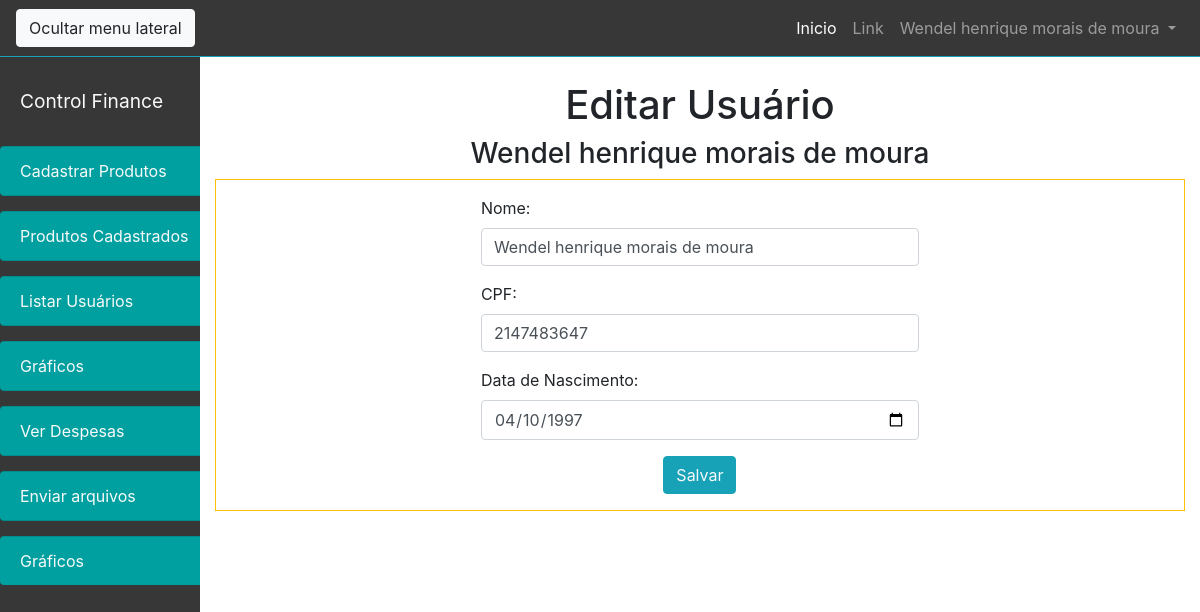
Screenshot of /view/editar_usuario.php?cod_usuario=7 (signed in) with the database file from the repository.
### tables this page shows
CREATE TABLE `usuario` (
  `cod_usuario` int(11) NOT NULL,
  `nivel` varchar(100) NOT NULL,
  `telefone` int(11) NOT NULL,
  `nome` varchar(100) NOT NULL,
  `data_nasc` date NOT NULL,
  `email` varchar(100) NOT NULL,
  `cpf` int(30) NOT NULL,
  `senha` varchar(100) NOT NULL,
  `genero` varchar(100) NOT NULL,
  `imagem` varchar(200) NOT NULL
);

### view/editar_usuario.php (the view, shortened to what this page needs)
<?php
include("../php/config.php");
$cod_usuario = $_GET["cod_usuario"];
$busca_usuario = "select * from usuario where cod_usuario = $cod_usuario";
$busca_usuario = mysqli_query($conectou, $busca_usuario);
$busca_usuario = mysqli_fetch_array($busca_usuario);
$logado = $_SESSION['email'];
$query = "select nome from usuario where email = '$logado' ";
$consulta = mysqli_query($conectou,$query);
$valor =  mysqli_fetch_array($consulta);
$usuario1 = $valor['nome'];
?>
<!DOCTYPE html>
<html lang="pt-br">
<head>
    <link href="../css/bootstrap.min.css" rel="stylesheet">
    <link href="../css/simple-sidebar.css" rel="stylesheet">
    <?php  include "../view/Nav_bar.php"; ?>
</head>
<body >
<div class="d-flex" id="wrapper" >
    <?php  include "../view/side_bar.php"; ?>
        <div class="container-fluid ">
            <h1 class="mt-4 text-center">Editar Usuário</h1>
            <div class="col">
                <h3 class="text-center"><?php echo $busca_usuario['nome']; ?></h3>
            </div>
            <div class="dados border border-warning p-3">
                <div class="row">
                    <div class="col-12 ">
                        <form action="salvar_edicao" method="post">
                            <div class="col-md-6 offset-md-3">
                                <div class="form-group ">
                                    <label for="nome">Nome:</label>
                                    <input type="text" class="form-control" name="nome" value="<?php echo $busca_usuario['nome']; ?>">
                                </div>
                            </div>
                            <div class="col-md-6 offset-md-3">
                                <div class="form-group">
                                    <label for="cpf">CPF:</label>
                                    <input type="text" class="form-control" name="cpf" value="<?php echo $busca_usuario['cpf']; ?>" >
                                </div>
                            </div>
                            <div class="col-md-6 offset-md-3">
                                <div class="form-group">
                                    <label for="data">Data de Nascimento:</label>
                                    <input type="date" class="form-control" name="data" value="<?php echo $busca_usuario['data_nasc']; ?>">
                                </div>
                            </div>
                            <div class="text-center">
                                <button class="btn btn-info text-light " type="submit" value="Alterar">Salvar</button>
                            </div>
                        </form>
                    </div>
                </div>
            </div>
        </div>
    </div>
</body>
</html>

### view/Nav_bar.php (shortened to what this page needs)
<nav class="navbar navbar-expand-lg navbar-dark border-bottom border-info " style="background-color: #373737;">
      <button class="btn btn-light " id="menu-toggle">Ocultar menu lateral</button>
      <div class="collapse navbar-collapse" id="navbarSupportedContent">
          <ul class="navbar-nav ml-auto mt-2 mt-lg-0 ">
              <li class="nav-item active">
              <a class="nav-link" href="menu_usuario">Inicio<span class="sr-only">(current)</span></a>
              </li>
              <li class="nav-item">
                  <a class="nav-link" href="#">Link</a>
              </li>
              <li class="nav-item dropdown">
                  <a class="nav-link dropdown-toggle" href="#" id="navbarDropdown" role="button" data-toggle="dropdown" aria-haspopup="true" aria-expanded="false">
                     <?php echo $usuario1   ?>
                  </a>
              </li>
          </ul>
      </div>
  </nav>

### css/simple-sidebar.css (style rules this page uses)
#wrapper { overflow-x: hidden; }

### rows the page displays
usuario: nome "Wendel henrique morais de moura", cpf "2147483647", data "04/10/1997"
